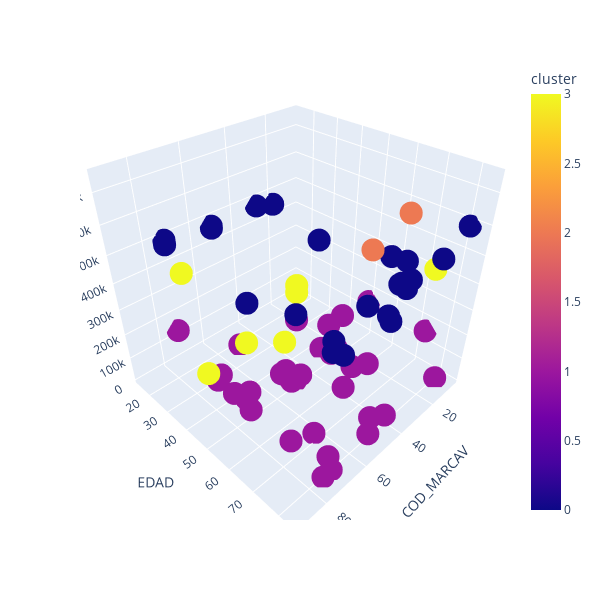

The code cell stored with this chart in its notebook:
### Code cell
import plotly.express as px

fig = px.scatter_3d(cleaned_data, x='COD_MARCAV', y='EDAD', z='suma_cobertura',
              color='cluster',width=600, height=600)
fig.show()

### Figure 1 — Plotly figure (JSON) as saved in the notebook; plotly's stock layout.template omitted (floating-point values rounded to 4 significant figures)
{"data": [{"hovertemplate": "COD_MARCAV=%{x}<br>EDAD=%{y}<br>suma_cobertura=%{z}<br>cluster=%{marker.color}<extra></extra>", "legendgroup": "", "marker": {"color": [1, 1, 1, 1, 1, 1, 1, 1, 1, 0, 1, 1, 3, 3, 3, 3, 1, 1, 1, 1, 1, 1, 3, 1, 1, 1, 1, 3, 1, 1, 1, 1, 1, 0, 0, 0, 0, 1, 0, 1, 1, 1, 1, 1, 1, 1, 1, 1, 1, 0, 0, 0, 0, 0, 0, 0, 0, 0, 0, 0, 0, 0, 0, 0, 0, 0, 0, 0, 0, 0, 0, 0, 0, 0, 0, 3, 0, 0, 0, 0, 2, 0, 2, 0, 1, 1, 1], "coloraxis": "coloraxis", "symbol": "circle"}, "mode": "markers", "name": "", "scene": "scene", "showlegend": false, "type": "scatter3d", "x": [75, 73, 50, 29, 43, 6, 52, 28, 73, 28, 29, 52, 52, 52, 91, 73, 52, 73, 52, 43, 29, 64, 73, 73, 52, 47, 29, 6, 52, 6, 71, 10, 73, 52, 52, 52, 48, 73, 52, 73, 73, 73, 6, 29, 73, 73, 73, 52, 52, 44, 20, 6, 73, 73, 73, 29, 52, 20, 73, 73, 73, 73, 73, 73, 73, 73, 52, 52, 43, 73, 44, 73, 28, 52, 73, 73, 59, 73, 73, 73, 59, 40, 43, 20, 52, 19, 10], "y": [81, 36, 49.73, 65, 65, 49.73, 49, 51, 34, 42, 59, 81, 52, 52, 52, 65, 45, 67, 47, 81, 45, 69, 49.73, 49.73, 49.73, 49.73, 49.73, 73, 24, 73, 81, 81, 14, 14, 14, 14, 81, 42, 84, 48, 49.73, 49.73, 49.73, 33, 81, 81, 81, 81, 81, 81, 81, 81, 14, 14, 14, 14, 14, 14, 14, 14, 14, 14, 14, 14, 14, 14, 14, 14, 81, 84, 84, 69, 69, 84, 51, 21, 81, 81, 81, 81, 81, 81, 81, 70, 52, 41, 41], "z": [10000, 75000, 10000, 75000, 50000, 147100.0, 25000, 50000, 36150.0, 450000, 20000, 28370.0, 425000, 400000, 300000, 400000, 21000, 25000, 50000, 50000, 13220.0, 12180, 300000, 20000, 20000, 20000, 20000, 400000, 16800, 150000, 10250.0, 12600, 128300.0, 466100.0, 461000.0, 461600.0, 460600.0, 35000, 479200.0, 55000, 100000, 100000, 132900.0, 74360, 85000, 85000, 85000, 100000, 100000, 543700.0, 528600.0, 585800.0, 488700.0, 485500.0, 482200.0, 470900.0, 459900.0, 450000, 471900.0, 471900.0, 473900.0, 473900.0, 473900.0, 471900.0, 471900.0, 471900.0, 467400.0, 461000.0, 543600.0, 480700.0, 573000.0, 514200.0, 511900.0, 479400.0, 450000, 400000, 542800.0, 504100.0, 469400.0, 469400.0, 702000.0, 513600.0, 744300.0, 470000.0, 54780.0, 48140.0, 50720.0]}], "layout": {"coloraxis": {"colorbar": {"title": {"text": "cluster"}}, "colorscale": [[0, "#0d0887"], [0.1111, "#46039f"], [0.2222, "#7201a8"], [0.3333, "#9c179e"], [0.4444, "#bd3786"], [0.5556, "#d8576b"], [0.6667, "#ed7953"], [0.7778, "#fb9f3a"], [0.8889, "#fdca26"], [1, "#f0f921"]]}, "height": 600, "legend": {"tracegroupgap": 0}, "margin": {"t": 60}, "scene": {"aspectmode": "auto", "aspectratio": {"x": 1, "y": 1, "z": 1}, "domain": {"x": [0, 1], "y": [0, 1]}, "xaxis": {"title": {"text": "COD_MARCAV"}, "type": "linear"}, "yaxis": {"title": {"text": "EDAD"}, "type": "linear"}, "zaxis": {"title": {"text": "suma_cobertura"}, "type": "linear"}}, "width": 600}}
